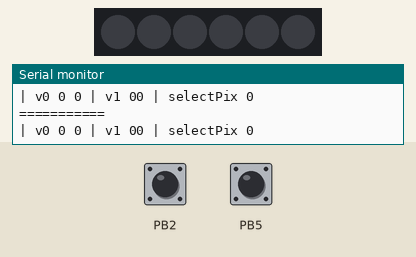
This sketch was run on a simulated ATtiny85, built with avr-gcc and run on an emulated ATtiny85. On the bench: 6 RGB LEDs in strip order, left to right, the last lines printed to the serial monitor. Inputs (shaded band) come from the test bench; at power-on: PB2 HIGH, PB5 HIGH. Dim RGB values are drawn brighter than linear; random numbers use the default seed unless the sketch sets one.

Above: at 1.3 s.
1.4 s: PB2 pulled LOW for 0.15 s
At 1.64 s:
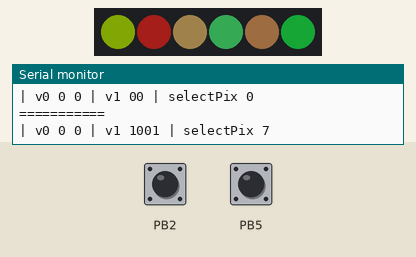
3.2 s: PB2 pulled LOW for 3.2 s
At 3.52 s:
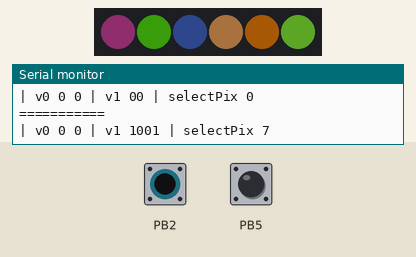
7.9 s: PB2 pulled LOW for 1 s
At 8.21 s:
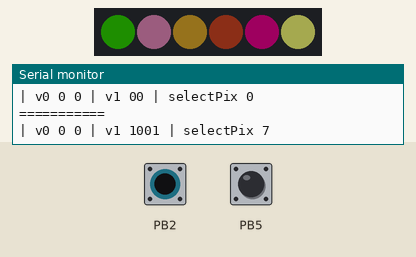
10.4 s: PB2 pulled LOW for 0.15 s
At 10.68 s:
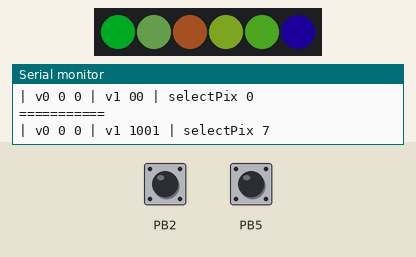
12.2 s: PB2 pulled LOW for 3.2 s
At 12.43 s:
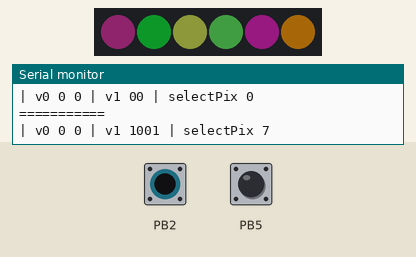
16.9 s: PB2 pulled LOW for 1 s
At 17.12 s:
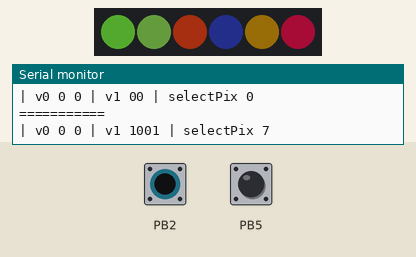
Timing chart, 0 to 19.9 s (numbered marks = the images above; inputs shaded):
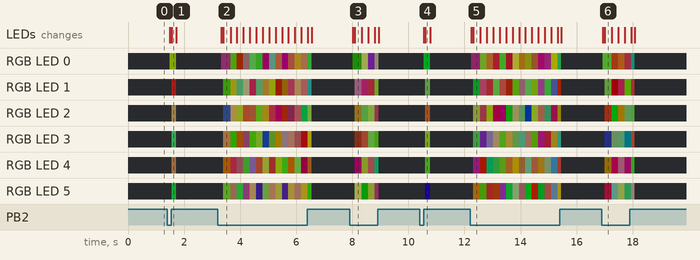

Measured:
- after the input at 1.4 s, RGB LED 0: off → RGB(32, 41, 1) after 0.09 s, → off 0.23 s later; RGB LED 1: off → RGB(39, 7, 6) after 0.16 s, → off 0.16 s later
- after the input at 10.4 s, RGB LED 0: off → RGB(0, 44, 9) after 0.14 s, → off 0.23 s later; RGB LED 1: off → RGB(19, 30, 14) after 0.21 s, → off 0.16 s later

The sketch:

ADCTouch_NeoPixels.ino
```cpp
#include <ADCTouch.h>
#include <Adafruit_NeoPixel.h>

#ifdef __AVR_ATtiny85__ // Trinket, Gemma, etc.
  #include <avr/power.h>
#endif

// Pin Definitions
#define NEOPIN 6
#define PIXELS 6
#define TEST_LED 9

#define ADC_BASE A0
#define ADC_READ A1
#define TOGGLE 40 // this is the yes-no threshold for touch

Adafruit_NeoPixel strip = Adafruit_NeoPixel(PIXELS, NEOPIN, NEO_GRB + NEO_KHZ800);

int FadeRate = 50;
int MaxBrightness = 60; // this could be the value0
int TotalSteps = 5;

// Values for ADCTouch
int ref0, ref1;       //reference values to remove offset
int pixelTotal;

void setup()
{
  // Initialize all pixels to a Random Color.
    strip.begin();
    for (int i = 0; i < PIXELS; i++) {
      strip.setPixelColor(i, random(0, MaxBrightness), random(0, MaxBrightness), random(0, 50));
    }
    strip.show();

  // Turn on the serial port
    Serial.begin(9600);

  // Turn on ADCTouch and get base values
    ref0 = ADCTouch.read(ADC_BASE, 500);    //create reference values to
    ref1 = ADCTouch.read(ADC_READ, 500);      //account for the capacitance of the pad

    pixelTotal = strip.numPixels();
  // Set up the TEST_LED
    pinMode(TEST_LED, OUTPUT);
}

void loop()
{
    int value0 = ADCTouch.read(ADC_BASE);   // no second parameter
    int value1 = ADCTouch.read(ADC_READ);   // --> 100 samples
    value0 -= ref0;       // remove offset
    value1 -= ref1;       // remove offset

    bool v0touched = value0 > TOGGLE;
    bool v1touched = value1 > TOGGLE;

    int selectedPixel= constrain(value1, 0, PIXELS+1);

    //sensorValue, sensorMin, sensorMax, 0, 255)
//    int brightness = constrain(value1, 0, 600);
//    brightness = map(brightness, 0, 600, 0, 255);

// Write code below here
    // wipe pixels
     for(int i=0; i<pixelTotal+1; i++) {
      strip.setPixelColor(i, 0, 0, 0);
      strip.show();
    }

    // set selectedPixel to random colour
    for(int i=0; i<selectedPixel; i++) {
      setRandomColour(i);
    }

    // print report to serial
    Serial.print("=========== \n");
    Serial.print("| v0 ");
    Serial.print(value0);
    Serial.print(" ");
    Serial.print(v0touched);
    Serial.print(" | v1 ");
    Serial.print(value1);
    Serial.print(v1touched);
    Serial.print(" | selectPix ");
    Serial.println(selectedPixel);
    Serial.print("\n");

    // TODO:
    // Hook up TestLED
    // Hook up NeoPixels to brightness
    // Turn on NeoPixels

    delay(100);
}

void wipePixels(int LEDNumber) {
  uint8_t LED = LEDNumber;  // Pick a random pixel
  strip.setPixelColor(LED, 0, 0, 0);
  strip.show();
  delay(FadeRate);
}

void setPixelColour(int LEDNumber, int brightness) {
  uint8_t LED = LEDNumber;  // Pick a random pixel

  // Get the colors of the current pixel.
  uint32_t c = strip.getPixelColor(LED);
  uint8_t  redCur = (c >> 16) & 0xFF;
  uint8_t  greenCur = (c >>  8) & 0xFF;
  uint8_t  blueCur = c & 0xFF;

  //Pick a new random color
  uint8_t redNew = random(0, brightness);
  uint8_t greenNew = random(0, brightness);
  uint8_t blueNew = random(0, brightness);

    // Start fade between the two colors
  for (int i = 1; i < TotalSteps; i++)
  {
    uint8_t red = (((redCur * (TotalSteps - i)) + (redNew * i)) / TotalSteps);
    uint8_t green = (((greenCur * (TotalSteps - i)) + (greenNew * i)) / TotalSteps);
    uint8_t blue = (((blueCur * (TotalSteps - i)) + (blueNew * i)) / TotalSteps);
    // Sets the pixel to the color adjusted in the fade
    strip.setPixelColor(LED, red, green, blue/2);
    strip.show();
  }
  delay(10);
}

void setRandomColour(int LEDNumber) {
  uint8_t LED = LEDNumber;  // Pick a random pixel

  // Get the colors of the current pixel.
  uint32_t c = strip.getPixelColor(LED);
  uint8_t  redCur = (c >> 16) & 0xFF;
  uint8_t  greenCur = (c >>  8) & 0xFF;
  uint8_t  blueCur = c & 0xFF;

  //Pick a new random color
  uint8_t redNew = random(0, MaxBrightness);
  uint8_t greenNew = random(0, MaxBrightness);
  uint8_t blueNew = random(0, 60);

    // Start fade between the two colors
  for (int i = 1; i < TotalSteps; i++)
  {
    uint8_t red = (((redCur * (TotalSteps - i)) + (redNew * i)) / TotalSteps);
    uint8_t green = (((greenCur * (TotalSteps - i)) + (greenNew * i)) / TotalSteps);
    uint8_t blue = (((blueCur * (TotalSteps - i)) + (blueNew * i)) / TotalSteps);
    // Sets the pixel to the color adjusted in the fade
    strip.setPixelColor(LED, red, green, blue/2);
    strip.show();
  }
  delay(10);
}
```
